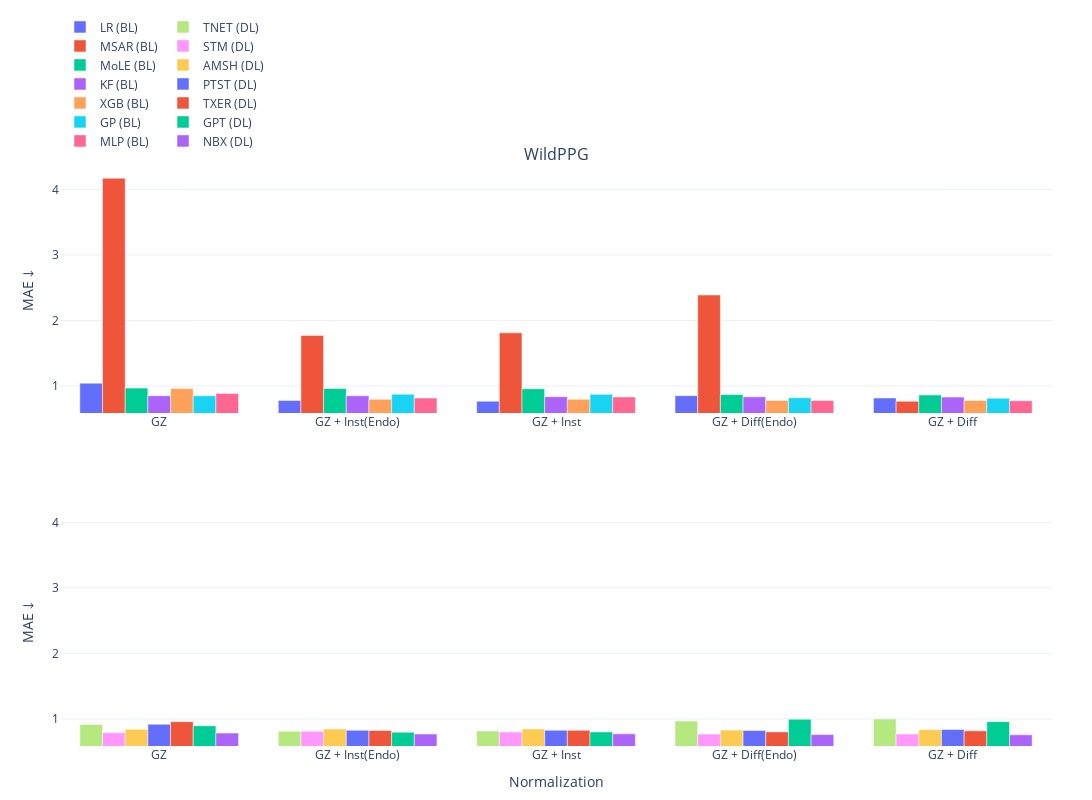

Notebook cell for this chart:
### Code cell
import numpy as np
import plotly.graph_objects as go
from plotly.subplots import make_subplots

from src.constants import model_to_abbr, dataset_to_name

# --------------------
# Inputs
# --------------------
datasets = ["wildppg"]
norms = [
    "GZ",
    "GZ + Inst(Endo)",
    "GZ + Inst",
    "GZ + Diff(Endo)",
    "GZ + Diff",
]

# Build matrices: shape = (n_models, n_norms)
data = {}
for d in datasets:
    metrics = dataset_metrics[d]
    data[d] = (
        compute_matrix(BASELINES.remove("msar"), metrics),  # baselines: (len(BASELINES), len(norms))
        compute_matrix(DL, metrics),         # DL:        (len(DL),        len(norms))
    )

# Global y-range for MAE across everything (for consistent scaling)
all_vals = np.concatenate([np.concatenate([v[0], v[1]], axis=0) for v in data.values()], axis=0)
ymin, ymax = float(np.nanmin(all_vals)), float(np.nanmax(all_vals))
pad = 0.05 * (ymax - ymin if ymax > ymin else 1.0)
yrange = [ymin - pad, ymax + pad]

# --------------------
# Subplots (2 rows: Baselines / DL)
# --------------------
fig = make_subplots(
    rows=2,
    cols=len(datasets),
    subplot_titles=[dataset_to_name[d] for d in datasets],
    horizontal_spacing=0.06,
    vertical_spacing=0.15
)

# Grouped bars per normalization; one trace per model
for col, d in enumerate(datasets, start=1):
    base_z, dl_z = data[d]  # shapes: (n_models, n_norms)

    # --- Row 1: Baselines ---
    for i, m in enumerate(BASELINES):
        fig.add_trace(
            go.Bar(
                x=norms,
                y=base_z[i, :],
                name=f"{model_to_abbr[m]} (BL)",
                legendgroup="baselines",
                showlegend=(col == 1),  # show legend only in first column (row 1)
                hovertemplate=(
                    "Model: %{customdata}<br>"
                    "Norm: %{x}<br>"
                    "MAE: %{y:.3f}<extra></extra>"
                ),
                customdata=[model_to_abbr[m]] * len(norms)
            ),
            row=1, col=col
        )

    # --- Row 2: Deep Learning ---
    for i, m in enumerate(DL):
        fig.add_trace(
            go.Bar(
                x=norms,
                y=dl_z[i, :],
                name=f"{model_to_abbr[m]} (DL)",
                legendgroup="dl",
                showlegend=(col == 1),  # show legend only in first column (row 2)
                hovertemplate=(
                    "Model: %{customdata}<br>"
                    "Norm: %{x}<br>"
                    "MAE: %{y:.3f}<extra></extra>"
                ),
                customdata=[model_to_abbr[m]] * len(norms)
            ),
            row=2, col=col
        )

    # Axes for this column
    fig.update_yaxes(title="MAE ↓", range=yrange, row=1, col=col)
    fig.update_yaxes(title="MAE ↓", range=yrange, row=2, col=col)
    fig.update_xaxes(title="Normalization", row=2, col=col, categoryorder="array", categoryarray=norms)

# Layout
fig.update_layout(
    barmode="group",
    height=800,
    width=1200,
    template="plotly_white",
    margin=dict(t=80, l=60, r=40, b=40),
    legend=dict(tracegroupgap=8, orientation="h", yanchor="bottom", y=1.02, xanchor="left", x=0)
)

fig.show()

### Figure 1 — Plotly figure (JSON) as saved in the notebook; plotly's stock layout.template omitted (floating-point values rounded to 4 significant figures)
{"data": [{"customdata": ["LR", "LR", "LR", "LR", "LR"], "hovertemplate": "Model: %{customdata}<br>Norm: %{x}<br>MAE: %{y:.3f}<extra></extra>", "legendgroup": "baselines", "name": "LR (BL)", "showlegend": true, "type": "bar", "x": ["GZ", "GZ + Inst(Endo)", "GZ + Inst", "GZ + Diff(Endo)", "GZ + Diff"], "xaxis": "x", "y": [1.042, 0.7788, 0.7674, 0.8516, 0.8165], "yaxis": "y"}, {"customdata": ["MSAR", "MSAR", "MSAR", "MSAR", "MSAR"], "hovertemplate": "Model: %{customdata}<br>Norm: %{x}<br>MAE: %{y:.3f}<extra></extra>", "legendgroup": "baselines", "name": "MSAR (BL)", "showlegend": true, "type": "bar", "x": ["GZ", "GZ + Inst(Endo)", "GZ + Inst", "GZ + Diff(Endo)", "GZ + Diff"], "xaxis": "x", "y": [4.172, 1.772, 1.811, 2.388, 0.767], "yaxis": "y"}, {"customdata": ["MoLE", "MoLE", "MoLE", "MoLE", "MoLE"], "hovertemplate": "Model: %{customdata}<br>Norm: %{x}<br>MAE: %{y:.3f}<extra></extra>", "legendgroup": "baselines", "name": "MoLE (BL)", "showlegend": true, "type": "bar", "x": ["GZ", "GZ + Inst(Endo)", "GZ + Inst", "GZ + Diff(Endo)", "GZ + Diff"], "xaxis": "x", "y": [0.9669, 0.9618, 0.9566, 0.8681, 0.8618], "yaxis": "y"}, {"customdata": ["KF", "KF", "KF", "KF", "KF"], "hovertemplate": "Model: %{customdata}<br>Norm: %{x}<br>MAE: %{y:.3f}<extra></extra>", "legendgroup": "baselines", "name": "KF (BL)", "showlegend": true, "type": "bar", "x": ["GZ", "GZ + Inst(Endo)", "GZ + Inst", "GZ + Diff(Endo)", "GZ + Diff"], "xaxis": "x", "y": [0.8506, 0.8504, 0.8366, 0.8342, 0.83], "yaxis": "y"}, {"customdata": ["XGB", "XGB", "XGB", "XGB", "XGB"], "hovertemplate": "Model: %{customdata}<br>Norm: %{x}<br>MAE: %{y:.3f}<extra></extra>", "legendgroup": "baselines", "name": "XGB (BL)", "showlegend": true, "type": "bar", "x": ["GZ", "GZ + Inst(Endo)", "GZ + Inst", "GZ + Diff(Endo)", "GZ + Diff"], "xaxis": "x", "y": [0.9598, 0.7963, 0.7964, 0.7792, 0.7793], "yaxis": "y"}, {"customdata": ["GP", "GP", "GP", "GP", "GP"], "hovertemplate": "Model: %{customdata}<br>Norm: %{x}<br>MAE: %{y:.3f}<extra></extra>", "legendgroup": "baselines", "name": "GP (BL)", "showlegend": true, "type": "bar", "x": ["GZ", "GZ + Inst(Endo)", "GZ + Inst", "GZ + Diff(Endo)", "GZ + Diff"], "xaxis": "x", "y": [0.8501, 0.8736, 0.8724, 0.8201, 0.8138], "yaxis": "y"}, {"customdata": ["MLP", "MLP", "MLP", "MLP", "MLP"], "hovertemplate": "Model: %{customdata}<br>Norm: %{x}<br>MAE: %{y:.3f}<extra></extra>", "legendgroup": "baselines", "name": "MLP (BL)", "showlegend": true, "type": "bar", "x": ["GZ", "GZ + Inst(Endo)", "GZ + Inst", "GZ + Diff(Endo)", "GZ + Diff"], "xaxis": "x", "y": [0.8865, 0.8158, 0.8323, 0.777, 0.7744], "yaxis": "y"}, {"customdata": ["TNET", "TNET", "TNET", "TNET", "TNET"], "hovertemplate": "Model: %{customdata}<br>Norm: %{x}<br>MAE: %{y:.3f}<extra></extra>", "legendgroup": "dl", "name": "TNET (DL)", "showlegend": true, "type": "bar", "x": ["GZ", "GZ + Inst(Endo)", "GZ + Inst", "GZ + Diff(Endo)", "GZ + Diff"], "xaxis": "x2", "y": [0.9143, 0.8105, 0.8133, 0.9671, 0.9997], "yaxis": "y2"}, {"customdata": ["STM", "STM", "STM", "STM", "STM"], "hovertemplate": "Model: %{customdata}<br>Norm: %{x}<br>MAE: %{y:.3f}<extra></extra>", "legendgroup": "dl", "name": "STM (DL)", "showlegend": true, "type": "bar", "x": ["GZ", "GZ + Inst(Endo)", "GZ + Inst", "GZ + Diff(Endo)", "GZ + Diff"], "xaxis": "x2", "y": [0.7884, 0.8117, 0.8004, 0.7681, 0.7693], "yaxis": "y2"}, {"customdata": ["AMSH", "AMSH", "AMSH", "AMSH", "AMSH"], "hovertemplate": "Model: %{customdata}<br>Norm: %{x}<br>MAE: %{y:.3f}<extra></extra>", "legendgroup": "dl", "name": "AMSH (DL)", "showlegend": true, "type": "bar", "x": ["GZ", "GZ + Inst(Endo)", "GZ + Inst", "GZ + Diff(Endo)", "GZ + Diff"], "xaxis": "x2", "y": [0.8402, 0.8452, 0.8466, 0.8294, 0.8347], "yaxis": "y2"}, {"customdata": ["PTST", "PTST", "PTST", "PTST", "PTST"], "hovertemplate": "Model: %{customdata}<br>Norm: %{x}<br>MAE: %{y:.3f}<extra></extra>", "legendgroup": "dl", "name": "PTST (DL)", "showlegend": true, "type": "bar", "x": ["GZ", "GZ + Inst(Endo)", "GZ + Inst", "GZ + Diff(Endo)", "GZ + Diff"], "xaxis": "x2", "y": [0.9173, 0.8265, 0.8276, 0.8219, 0.8385], "yaxis": "y2"}, {"customdata": ["TXER", "TXER", "TXER", "TXER", "TXER"], "hovertemplate": "Model: %{customdata}<br>Norm: %{x}<br>MAE: %{y:.3f}<extra></extra>", "legendgroup": "dl", "name": "TXER (DL)", "showlegend": true, "type": "bar", "x": ["GZ", "GZ + Inst(Endo)", "GZ + Inst", "GZ + Diff(Endo)", "GZ + Diff"], "xaxis": "x2", "y": [0.9571, 0.8229, 0.8247, 0.8015, 0.8173], "yaxis": "y2"}, {"customdata": ["GPT", "GPT", "GPT", "GPT", "GPT"], "hovertemplate": "Model: %{customdata}<br>Norm: %{x}<br>MAE: %{y:.3f}<extra></extra>", "legendgroup": "dl", "name": "GPT (DL)", "showlegend": true, "type": "bar", "x": ["GZ", "GZ + Inst(Endo)", "GZ + Inst", "GZ + Diff(Endo)", "GZ + Diff"], "xaxis": "x2", "y": [0.8945, 0.7965, 0.8008, 0.9941, 0.9581], "yaxis": "y2"}, {"customdata": ["NBX", "NBX", "NBX", "NBX", "NBX"], "hovertemplate": "Model: %{customdata}<br>Norm: %{x}<br>MAE: %{y:.3f}<extra></extra>", "legendgroup": "dl", "name": "NBX (DL)", "showlegend": true, "type": "bar", "x": ["GZ", "GZ + Inst(Endo)", "GZ + Inst", "GZ + Diff(Endo)", "GZ + Diff"], "xaxis": "x2", "y": [0.7828, 0.7689, 0.7718, 0.7605, 0.7567], "yaxis": "y2"}], "layout": {"annotations": [{"font": {"size": 16}, "showarrow": false, "text": "WildPPG", "x": 0.5, "xanchor": "center", "xref": "paper", "y": 1, "yanchor": "bottom", "yref": "paper"}], "barmode": "group", "height": 800, "legend": {"orientation": "h", "tracegroupgap": 8, "x": 0, "xanchor": "left", "y": 1.02, "yanchor": "bottom"}, "margin": {"b": 40, "l": 60, "r": 40, "t": 80}, "width": 1200, "xaxis": {"anchor": "y", "domain": [0, 1]}, "xaxis2": {"anchor": "y2", "categoryarray": ["GZ", "GZ + Inst(Endo)", "GZ + Inst", "GZ + Diff(Endo)", "GZ + Diff"], "categoryorder": "array", "domain": [0, 1], "title": {"text": "Normalization"}}, "yaxis": {"anchor": "x", "domain": [0.575, 1], "range": [0.586, 4.343], "title": {"text": "MAE ↓"}}, "yaxis2": {"anchor": "x2", "domain": [0, 0.425], "range": [0.586, 4.343], "title": {"text": "MAE ↓"}}}}
